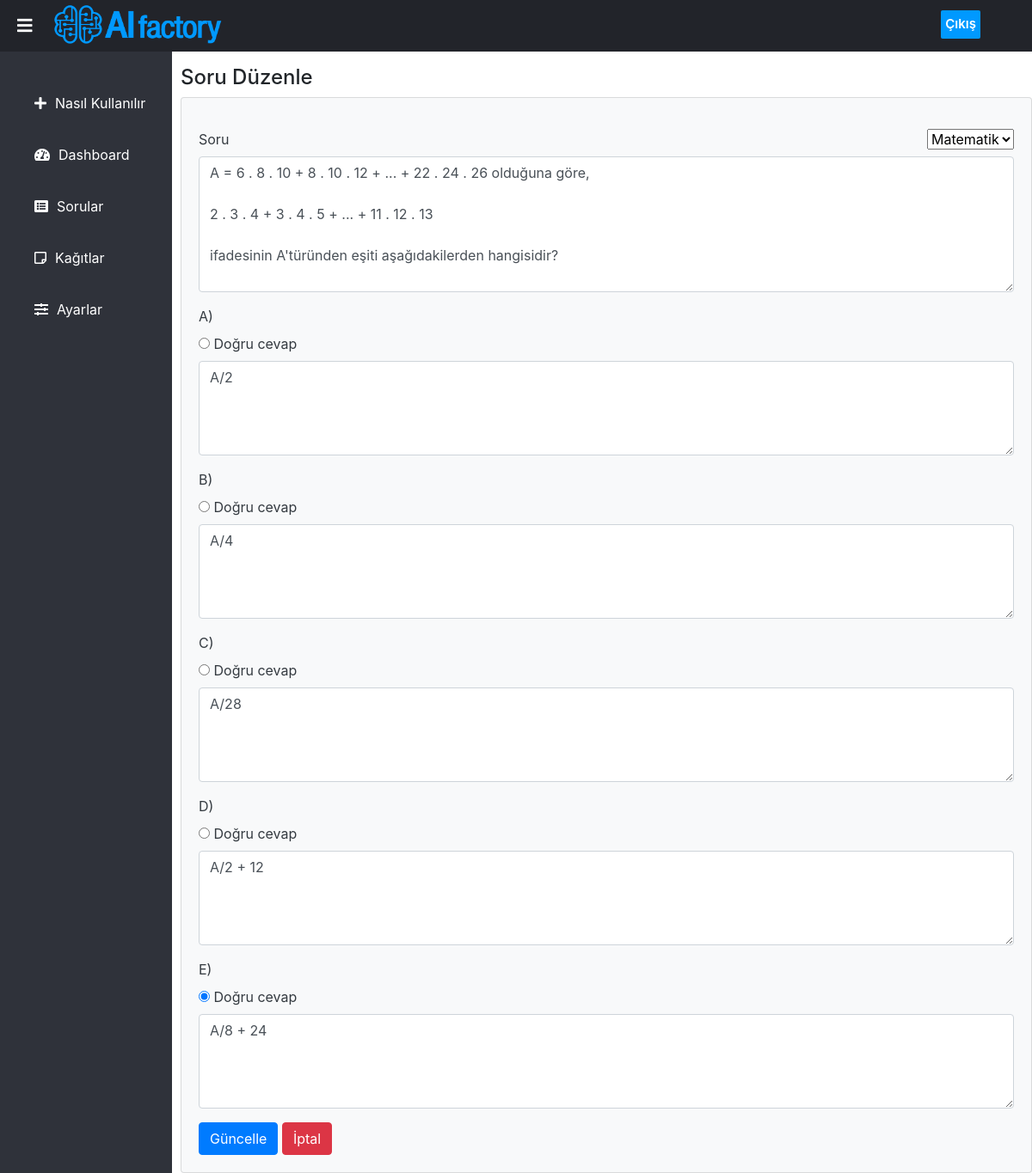
/components/edit_question.php?questionid=1 (signed in), run on the app's committed database.
### tables this page shows
CREATE TABLE `questions` (
  `question_id` int(11) NOT NULL,
  `question` varchar(10000) NOT NULL,
  `answer1` varchar(255) NOT NULL,
  `answer2` varchar(255) NOT NULL,
  `answer3` varchar(255) NOT NULL,
  `answer4` varchar(255) NOT NULL,
  `answer5` varchar(255) NOT NULL,
  `correct_answer` int(11) NOT NULL,
  `category` varchar(50) DEFAULT NULL
);

### components/edit_question.php (the view, shortened to what this page needs)
<?php
   include_once "../connect.php";
   include_once "./sidebar.php";
   $id=$_GET['questionid'];
?>
<section>
    <div class="content pt-3">
        <h4>Soru Düzenle</h4>
            <?php
                $result = mysqli_query($link, "SELECT question, answer1, answer2, answer3, answer4, answer5, correct_answer , category FROM questions WHERE question_id=$id");
                while ($row = mysqli_fetch_assoc($result)) {
                    $question = $row["question"];
                    $answer1 = $row["answer1"];
                    $answer2 = $row["answer2"];
                    $answer3 = $row["answer3"];
                    $answer4 = $row["answer4"];
                    $answer5 = $row["answer5"];
                    $correct_answer = $row["correct_answer"];
                    $category = $row["category"];
                }
            ?>
        <div class="card bg-light text-dark">
            <div class="card-body">
                <form method="post" action="<?php echo htmlspecialchars($_SERVER["PHP_SELF"]); ?>">
                    <select name="Category" style="float:right">
                    <option value="<?php echo $category ?>" selected><?php echo $category ?></option>
                  </select>
                    <div class="form-group">
                        <label>Soru</label>
                        <textarea class="form-control" rows="6" name="question_d"><?php echo $question; ?></textarea>
                    </div>
                    <div class="form-group">
                        <label>A)</label></br>
                        <input type="radio" name="correct_answer_d" value="0" <?php if($correct_answer==0) print("checked"); ?>>
                        <label for="correct_answer">Doğru cevap</label>
                        <textarea class="form-control" rows="4" name="answer1_d"><?php echo $answer1; ?></textarea>
                    </div>
                    <div class="form-group">
                        <label>B)</label></br>
                        <input type="radio" name="correct_answer_d" value="1" <?php if($correct_answer==1) print("checked"); ?>>
                        <label for="correct_answer">Doğru cevap</label>
                        <textarea class="form-control" rows="4" name="answer2_d"><?php echo $answer2; ?></textarea>
                    </div>
                    <div class="form-group">
                        <label>C)</label></br>
                        <input type="radio" name="correct_answer_d" value="2" <?php if($correct_answer==2) print("checked"); ?>>
                        <label for="correct_answer">Doğru cevap</label>
                        <textarea class="form-control" rows="4" name="answer3_d"><?php echo $answer3; ?></textarea>
                     </div>
                    <div class="form-group">
                        <label>D)</label></br>
                        <input type="radio" name="correct_answer_d" value="3" <?php if($correct_answer==3) print("checked"); ?>>
                        <label for="correct_answer">Doğru cevap</label>
                        <textarea class="form-control" rows="4" name="answer4_d"><?php echo $answer4; ?></textarea>
                    </div>
                    <div class="form-group">
                        <label>E)</label></br>
                        <input type="radio" name="correct_answer_d" value="4" <?php if($correct_answer==4) print("checked"); ?>>
                        <label for="correct_answer">Doğru cevap</label>
                        <textarea class="form-control" rows="4" name="answer5_d"><?php echo $answer5; ?></textarea>
                    </div>
                    <button class="btn btn-primary" type="submit" name="update" >Güncelle</button>
                     <a href="../questions.php" class="btn btn-danger">İptal</a>
                </form>
            </div>
        </div>
    </div>
</section>

### Styles/style.css (style rules this page uses)
body { margin: 0px; padding: 0px; font-family: 'Roboto', sans-serif; }
.content { margin-left: 210px; transition:0.5s; }
section { padding-top: 60px; height: 100vh; }

### data on the page
questions: Category "Matematik", question_d "A = 6 . 8 . 10 + 8 . 10 . 12 + ... + 22 . 24 . 26 olduğuna göre, 2 . 3 . 4 + 3 . 4 . 5 + ... + 11 . 12 . 13 ifadesinin A'türünden eşiti aşağıdakilerden hangisidir?", answer1_d "A/2", answer2_d "A/4", answer3_d "A/28", answer4_d "A/2 + 12", correct_answer "☑", answer5_d "A/8 + 24"
